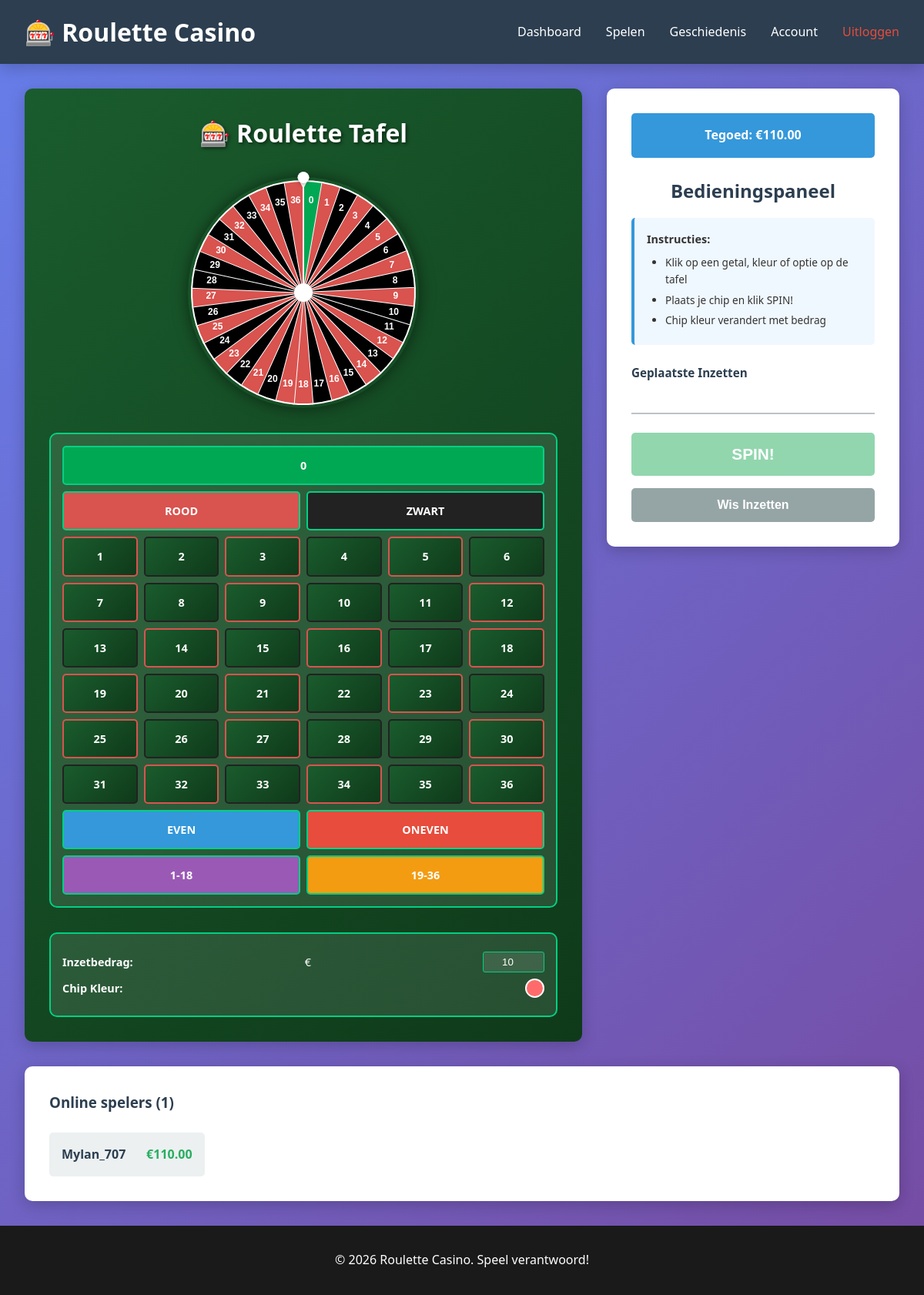
Before: /game (signed in) with the older database file.
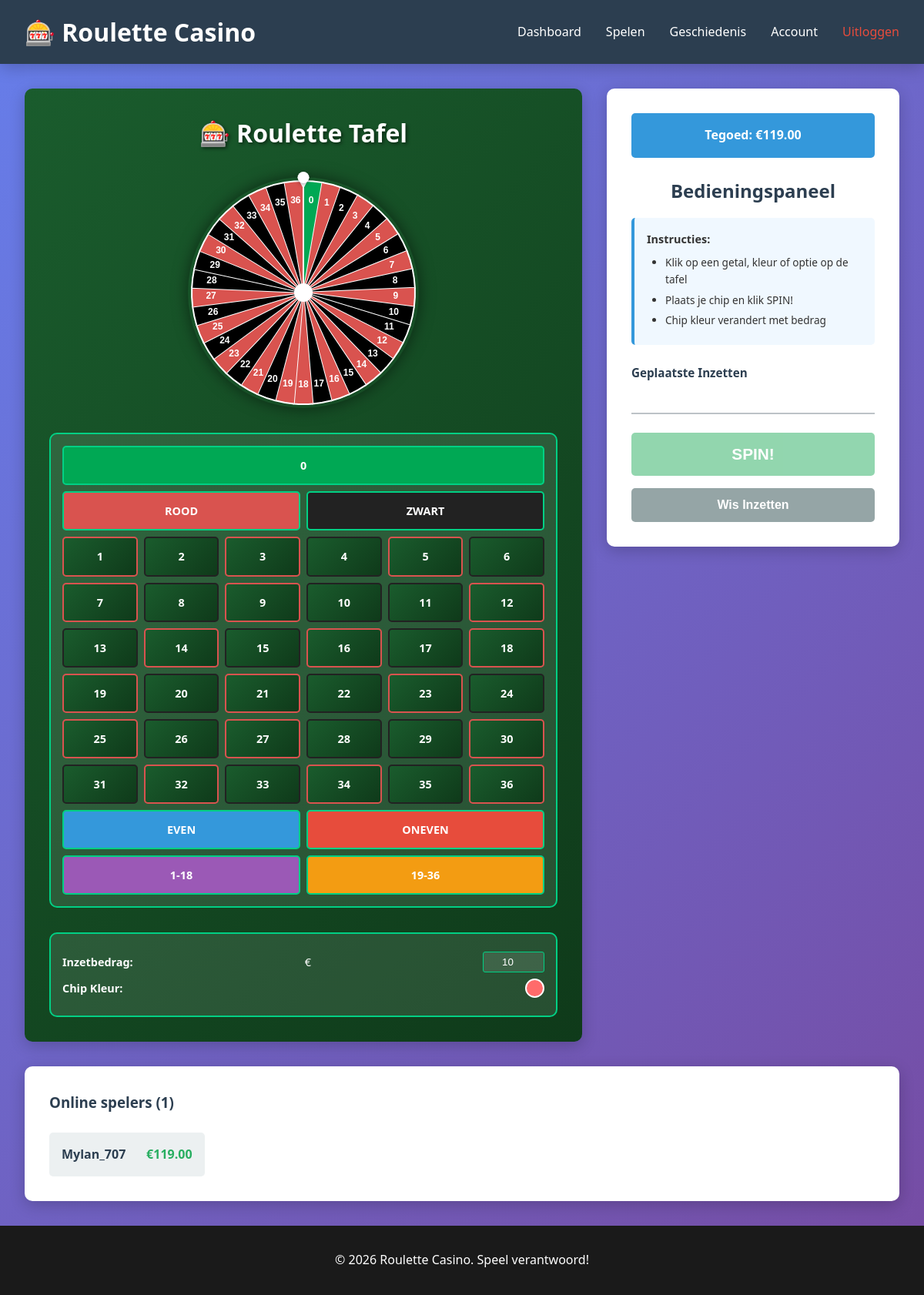
After: the same page with the newer database file.
### nseroulette.py (models this page shows, shortened)
class User(db.Model):
    id = db.Column(db.Integer, primary_key=True)
    email = db.Column(db.String(120), unique=True, nullable=False)
    username = db.Column(db.String(80), unique=True, nullable=False)
    password = db.Column(db.String(255), nullable=False)
    currency = db.Column(db.Float, default=100.0)
    created_at = db.Column(db.DateTime, default=datetime.utcnow)
    updated_at = db.Column(db.DateTime, default=datetime.utcnow, onupdate=datetime.utcnow)
    games = db.relationship('GameRound', backref='player', lazy=True, cascade='all, delete-orphan')

### nseroulette.py (the view)
@app.route('/game')
@login_required
def game():
    user = User.query.get(session['user_id'])
    online_players = User.query.all()
    return render_template('game.html', user=user, online_players=online_players)

### nseroulette.py (called while the page is built)
def login_required(f):
    @wraps(f)
    def decorated_function(*args, **kwargs):
        if 'user_id' not in session:
            return redirect(url_for('login'))
        return f(*args, **kwargs)
    return decorated_function

### templates/game.html (shortened to what this page needs)
{% extends "base.html" %}
{% block content %}
<div class="game-container">
    <div class="game-main">
        <h1>🎰 Roulette Tafel</h1>
        <div class="roulette-wrapper">
            <div class="wheel-container">
                <canvas id="rouletteWheel" width="300" height="300"></canvas>
                <div class="ball-path" id="ballPath">
                    <div class="roulette-ball" id="rouletteBall"></div>
                </div>
            </div>
            <div class="betting-table">
                <div class="table-section zero-section">
                    <div class="table-cell zero-cell" data-number="0">0</div>
                </div>
                <div class="table-section color-section">
                    <div class="table-cell red-cell" data-type="color" data-value="red">ROOD</div>
                    <div class="table-cell black-cell" data-type="color" data-value="black">ZWART</div>
                </div>
                <div class="table-section numbers-section">
                    <div class="numbers-grid" id="numbersGrid">
                    </div>
                </div>
                <div class="table-section odd-even-section">
                    <div class="table-cell even-cell" data-type="even">EVEN</div>
                    <div class="table-cell odd-cell" data-type="odd">ONEVEN</div>
                </div>
                <div class="table-section ranges-section">
                    <div class="table-cell low-cell" data-type="low">1-18</div>
                    <div class="table-cell high-cell" data-type="high">19-36</div>
                </div>
            </div>
            <div class="chip-info">
                <div class="chip-legend">
                    <p><strong>Inzetbedrag:</strong> €<input type="number" id="betAmount" min="1" max="1000" step="0.5" value="10" class="bet-input"></p>
                    <p><strong>Chip Kleur:</strong> <span id="chipColorDisplay" class="chip-preview"></span></p>
                </div>
            </div>
        </div>
    </div>
    <div class="betting-section">
        <div class="balance-display">
            <span>Tegoed: €<span id="balance">{{ "%.2f"|format(user.currency) }}</span></span>
        </div>
        <div class="betting-form">
            <h2>Bedieningspaneel</h2>
            <div class="instruction-box">
                <p><strong>Instructies:</strong></p>
                <ul>
                    <li>Klik op een getal, kleur of optie op de tafel</li>
                    <li>Plaats je chip en klik SPIN!</li>
                    <li>Chip kleur verandert met bedrag</li>
                </ul>
            </div>
            <div class="placed-bets">
                <h3>Geplaatste Inzetten</h3>
            </div>
            <button id="spinBtn" class="btn btn-large btn-success" disabled>SPIN!</button>
            <button id="clearBetsBtn" class="btn btn-secondary btn-block">Wis Inzetten</button>
        </div>
    </div>
</div>
<div class="online-players">
    <h3>Online spelers ({{ online_players|length }})</h3>
    <ul class="players-list">
        {% for player in online_players %}
        <li class="player-item">
            <span class="player-name">{{ player.username }}</span>
            <span class="player-balance">€{{ "%.2f"|format(player.currency) }}</span>
        </li>
        {% endfor %}
    </ul>
</div>
{% endblock %}

### templates/base.html (shortened to what this page needs)
<!DOCTYPE html>
<html lang="nl">
<head>
    <link rel="stylesheet" href="{{ url_for('static', filename='css/style.css') }}">
</head>
<body>
    <nav class="navbar">
        <div class="nav-container">
            <div class="nav-logo">
                <a href="/" class="logo-text">🎰 Roulette Casino</a>
            </div>
            {% if session.get('user_id') %}
            <ul class="nav-menu">
                <li><a href="{{ url_for('dashboard') }}" class="nav-link">Dashboard</a></li>
                <li><a href="{{ url_for('game') }}" class="nav-link">Spelen</a></li>
                <li><a href="{{ url_for('history') }}" class="nav-link">Geschiedenis</a></li>
                <li><a href="{{ url_for('account') }}" class="nav-link">Account</a></li>
                <li><a href="{{ url_for('logout') }}" class="nav-link logout">Uitloggen</a></li>
            </ul>
            {% endif %}
        </div>
    </nav>
    <main class="container">
        {% block content %}{% endblock %}
    </main>
    <footer class="footer">
        <p>&copy; 2026 Roulette Casino. Speel verantwoord!</p>
    </footer>
</body>
</html>

Changed rows visible on the page:
changed User "Mylan_707": currency "110.00" → "119.00"
